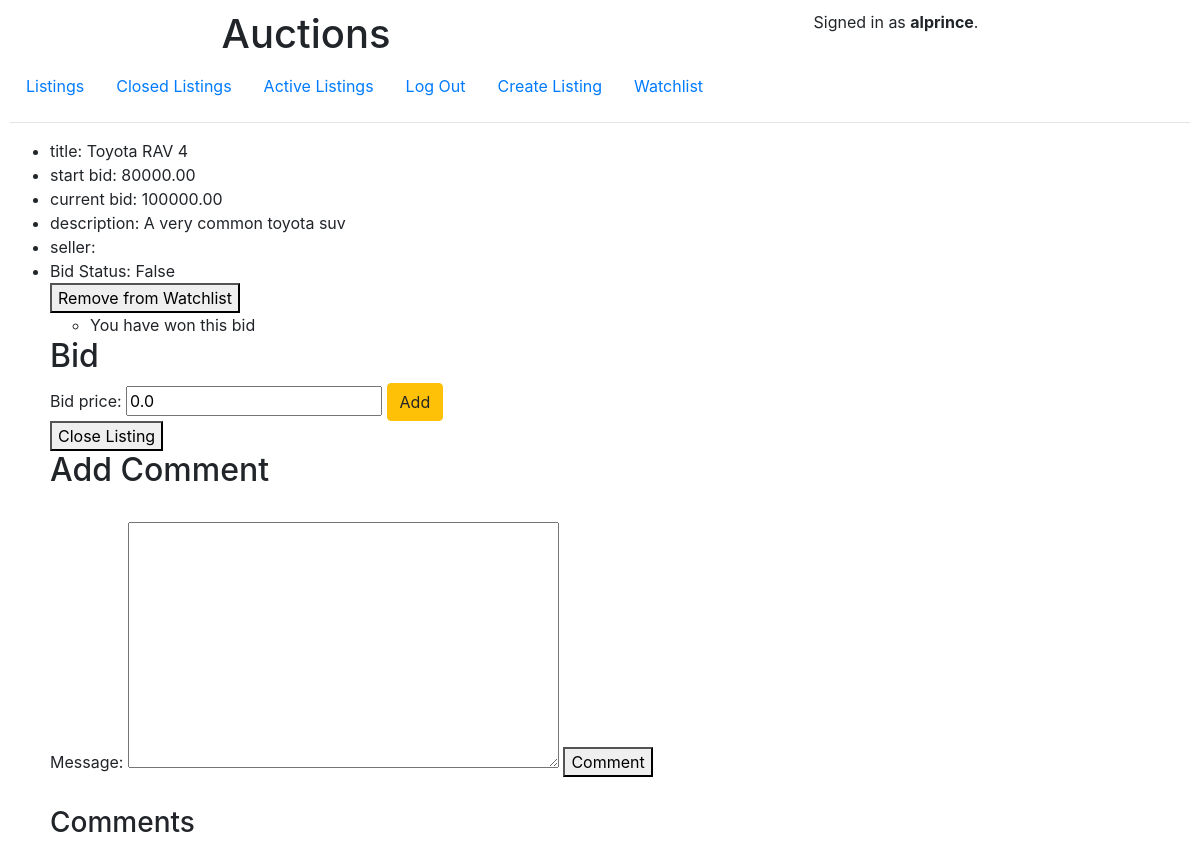
Page /listing/1 (signed in) on the earlier database version.
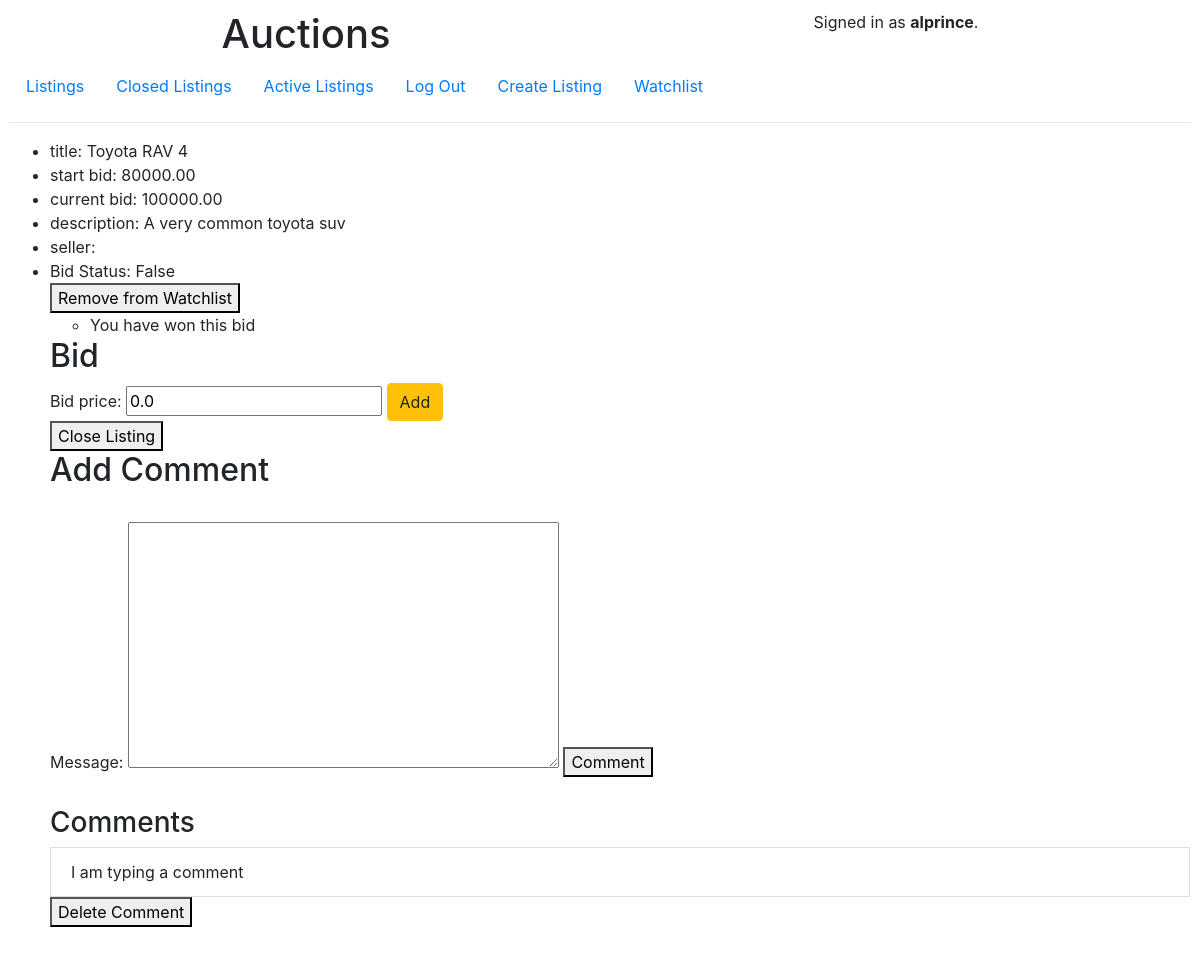
Same page on the later database version.
### auctions/models.py (models this page shows, shortened)
class User(AbstractUser):
    pass

class AuctionListing(models.Model):
    title = models.CharField(max_length=100)
    description = models.TextField()
    starting_bid = models.DecimalField(max_digits=10, decimal_places=2, default=0.0)
    current_bid = models.DecimalField(max_digits=10, decimal_places=2, default=0.0)
    creator = models.ForeignKey(User, on_delete=models.CASCADE)
    item_image = models.URLField(blank=True, null=True)
    category = models.ForeignKey(Category, on_delete=models.CASCADE, blank=True, null=True)
    is_active = models.BooleanField(default=True)

class Comment(models.Model):
    message = models.TextField()
    author = models.ForeignKey(User, on_delete=models.CASCADE)
    comment_time = models.DateTimeField(auto_now=True)
    listing = models.ForeignKey(AuctionListing, on_delete=models.CASCADE)

### auctions/views.py (the view)
# urls.py: path("listing/<int:auction_id>", views.listing, name="listing"),
def listing(request, auction_id):
    listing = AuctionListing.objects.get(id=auction_id)
    form = BidForm()
    commentForm = CommentForm()
    allComments = Comment.objects.filter(listing=listing)
    watchlist,created = Watchlist.objects.get_or_create(user=request.user)
    is_in_watchlist = listing in watchlist.listings.all()
    is_in_watchlist = request.user.watchlist.listings.all()
    highest_bid = Bid.objects.filter(listing=listing).aggregate(Max('bid_price'))
    if highest_bid['bid_price__max']:
        highest_bidder = Bid.objects.filter(listing=listing, bid_price=highest_bid['bid_price__max']).first().bidder
        if request.user == highest_bidder:
            messages.info(request, "You have won this bid")
    else:
        highest_bidder = None
    context = {'listing': listing, "is_in_watchlist": is_in_watchlist, "form": form, "comments": allComments, "commentForm": commentForm}
    return render(request, "auctions/listing.html", context)

### auctions/forms.py
class BidForm(ModelForm):
    class Meta:
        model = Bid
        fields = ["bid_price"]

class CommentForm(ModelForm):
    class Meta:
        model = Comment
        fields = ["message"]

### auctions/templates/auctions/listing.html (shortened to what this page needs)
{% extends "auctions/layout.html" %}
{% block body %}
    <ul>
        <li>title: {{ listing.title }}</li>
        <li>start bid: {{ listing.starting_bid }}</li>
        <li>current bid: {{ listing.current_bid }}</li>
        <li>description: {{ listing.description }}</li>
        <li>seller: {{ listing.seller }}</li>
        <li>Bid Status: {{ listing.is_active }}</li>
        <div>
            {% if user.is_authenticated %}
                {% if is_in_watchlist %}
                    <form method="post" action="{% url 'deleteFromWatchlist' listing.id %}">
                        <button type="submit">Remove from Watchlist</button>
                    </form>
                {% else %}
                <form method="post" action="{% url 'addToWatchlist' listing.id %}">
                    {% csrf_token %}
                    <button type="submit">Add to Watchlist</button>
                </form>
                {% endif %}
            {% endif %}
            {% if messages %}
            <ul class="messages">
                {% for message in messages %}
                <li{% if message.tags %} class="{{ message.tags }}"{% endif %}>{{ message }}</li>
                {% endfor %}
            </ul>
            {% endif %}
            <h2>Bid</h2>
            {% if user.is_authenticated %}
                <form action="{% url "addBid" id=listing.id %}" method="post">
                    {{ form }}
                    <button type="submit" class="btn btn-warning">Add</button>
                </form>
            {% endif %}
            {% if request.user == listing.creator and request.user.is_authenticated %}
            <form method="post" action="{% url 'close' listing.id %}">
                <button type="submit">Close Listing</button>
            </form>
            {% endif %}
                <h2>Add Comment</h2><br>
                    {% if user.is_authenticated %}
                        <form action="{% url "addComment" id=listing.id %}" method="post">
                            {{ commentForm }}
                            <button type="submit">Comment</button>
                        </form>
                    {% endif %}
                <br>
                <h3>Comments</h3>
                {% for comment in comments %}
                    <li class="list-group-item">{{ comment.message }}</li>
                    {% if user.is_authenticated %}
                    <form action="{% url "deleteComment" id=comment.id %}" method="post">
                        <button type="submit">Delete Comment</button>
                    </form>
                    {% endif %}
                {% endfor %}
        </div>
    </ul>
{% endblock body %}

### auctions/templates/auctions/layout.html (shortened to what this page needs)
{% load static %}
<!DOCTYPE html>
<html lang="en">
    <head>
        <link rel="stylesheet" href="https://stackpath.bootstrapcdn.com/bootstrap/4.4.1/css/bootstrap.min.css">
        <link href="{% static 'auctions/styles.css' %}" rel="stylesheet">
    </head>
    <body>
        <div class="d-flex justify-content-around">
            <h1>Auctions</h1>
        <div>
            {% if user.is_authenticated %}
                Signed in as <strong>{{ user.username }}</strong>.
            {% else %}
                Not signed in.
            {% endif %}
        </div>
        </div>
        <ul class="nav">
            <li class="nav-item">
                <a class="nav-link" href="{% url 'index' %}">Listings</a>
            </li>
            <li class="nav-item">
                <a class="nav-link" href="{% url 'closed' %}">Closed Listings</a>
            </li>
            <li class="nav-item">
                <a class="nav-link" href="{% url 'active' %}">Active Listings</a>
            </li>
            {% if user.is_authenticated %}
                <li class="nav-item">
                    <a class="nav-link" href="{% url 'logout' %}">Log Out</a>
                </li>
                <li class="nav-item">
                    <a class="nav-link" href="{% url 'create' %}">Create Listing</a>
                </li>
                <li class="nav-item">
                    <a class="nav-link" href="{% url 'watchlist' %}">Watchlist</a>
                </li>
            {% endif %}
        </ul>
        <hr>
        {% block body %}
        {% endblock %}
    </body>
</html>

### auctions/static/auctions/styles.css (style rules this page uses)
body { padding: 10px; }

Differences in the rows shown:
added Comment: message "I am typing a comment"
